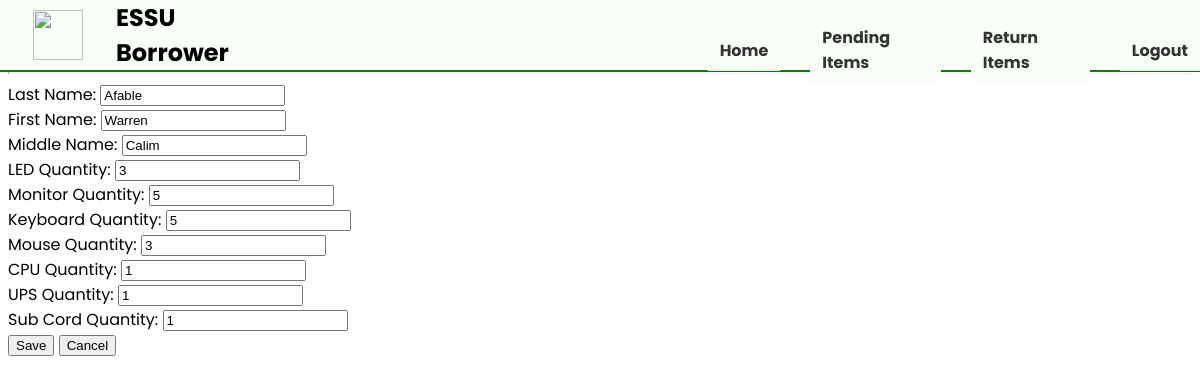
/borrower/edit/14/, run on the app's committed database.
### borrower_app/models.py (models this page shows, shortened)
class BorrowerInfo(models.Model):
    last_name = models.CharField(max_length=20)
    first_name = models.CharField(max_length=20)
    middle_name = models.CharField(max_length=20)
    projector_qty = models.IntegerField(5)
    led_qty = models.IntegerField(5)
    monitor_qty = models.IntegerField(5)
    keyboard_qty = models.IntegerField(5)
    mouse_qty = models.IntegerField(5)
    cpu_qty = models.IntegerField(5)
    ups_qty = models.IntegerField(5)
    sub_cord_qty = models.IntegerField(5)
    power_cord_qty = models.IntegerField(5)

### borrower_app/views.py (the view, shortened to what this page needs)
# urls.py: path('borrower/edit/<int:borrower_id>/', views.edit_borrower, name='modify_borrower'),
def edit_borrower(request, borrower_id):
    borrower = get_object_or_404(BorrowerInfo, id=borrower_id)
    return render(request, 'borrower_app/edit_borrower.html', {'borrower': borrower})

### borrower_app/templates/borrower_app/edit_borrower.html (shortened to what this page needs)
{% extends "borrower_app/control_panel.html" %}
{% block content %}
    <div class="content">
        <form method="POST">
            <label>Last Name:</label>
            <input type="text" name="last_name" value="{{ borrower.last_name }}" required>
            <br>
            <label>First Name:</label>
            <input type="text" name="first_name" value="{{ borrower.first_name }}" required>
            <br>
            <label>Middle Name:</label>
            <input type="text" name="middle_name" value="{{ borrower.middle_name }}">
            <br>
            <label>LED Quantity:</label>
            <input type="number" name="led_qty" value="{{ borrower.led_qty }}" required>
            <br>
            <label>Monitor Quantity:</label>
            <input type="number" name="monitor_qty" value="{{ borrower.monitor_qty }}" required>
            <br>
            <label>Keyboard Quantity:</label>
            <input type="number" name="keyboard_qty" value="{{ borrower.keyboard_qty }}" required>
            <br>
            <label>Mouse Quantity:</label>
            <input type="number" name="mouse_qty" value="{{ borrower.mouse_qty }}" required>
            <br>
            <label>CPU Quantity:</label>
            <input type="number" name="cpu_qty" value="{{ borrower.cpu_qty }}" required>
            <br>
            <label>UPS Quantity:</label>
            <input type="number" name="ups_qty" value="{{ borrower.ups_qty }}" required>
            <br>
            <label>Sub Cord Quantity:</label>
            <input type="number" name="sub_cord_qty" value="{{ borrower.sub_cord_qty }}" required>
            <br>
            <button type="submit">Save</button>
            <button type="submit">Cancel</button>
        </form>
    </div>
{% endblock %}

### borrower_app/static/borrower_app/css/style.css (style rules this page uses)
body { font-family: 'Poppins', sans-serif; background: white; }

### data on the page
BorrowerInfo: last_name "Afable", first_name "Warren", middle_name "Calim", led_qty "3", monitor_qty "5", keyboard_qty "5", mouse_qty "3", cpu_qty "1", ups_qty "1", sub_cord_qty "1"
